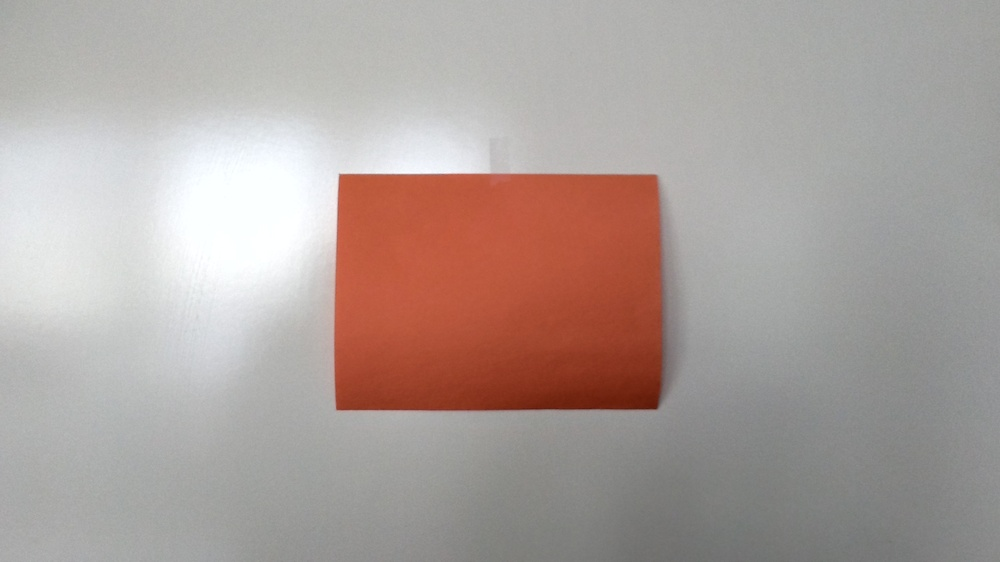
#> input picture CV Images/20181110_100506_HDR.jpg, 1000 x 562 px, shrunk from 2560 x 1440 before the run
$ jupyter execute --allow-errors 'Orange Paper.ipynb'   (shell and % lines are left out)
#> lines starting #> are read from the running program, lines starting #| are printed output that depends on the picture; after the words box and inside, x2 and y2 are one past the last pixel; in counts of white or black regions, pixels touching at a corner belong together
[cell 1]
import cv2; from cv2 import imread
import matplotlib.pyplot as plt
import numpy as np
from IPython import display
img = imread('CV Images/20181110_100506_HDR.jpg') # If the image file does not exist, there will be a confusing error. Make sure it exists!
#> img is the input picture: shape (562, 1000, 3); mean B, G, R 156.1, 160.4, 172.9
#cv2.imshow(cv2.namedWindow('results'), img) # makes named window; if commented out will result in image being shown beneath code
img = cv2.cvtColor(img, cv2.COLOR_BGR2RGB) # OpenCV sees the image in a weird format. The colors will be flipped without this; this code unflips the colors.
imgHeight, imgWidth = img.shape[:2]
#> imgHeight = 562; imgWidth = 1000
print(imgHeight, imgWidth)
#| 562 1000
#> (the rest of this cell did not finish here and is left out)

[cell 2]
orange = np.uint8([[[255, 165, 0]]])
hsvOrange = cv2.cvtColor(orange, cv2.COLOR_RGB2HSV)
hsvOrange = hsvOrange[0][0]
print(hsvOrange)

[cell 3]
imgHSV = cv2.cvtColor(img, cv2.COLOR_RGB2HSV)
#> imgHSV: shape (562, 1000, 3); mean H, S, V 41.2, 27.7, 173.9

lowerOrange = np.array([hsvOrange[0]-40, 100, 100])
upperOrange = np.array([hsvOrange[0]+40, 255, 255])

mask = cv2.inRange(imgHSV, lowerOrange, upperOrange)
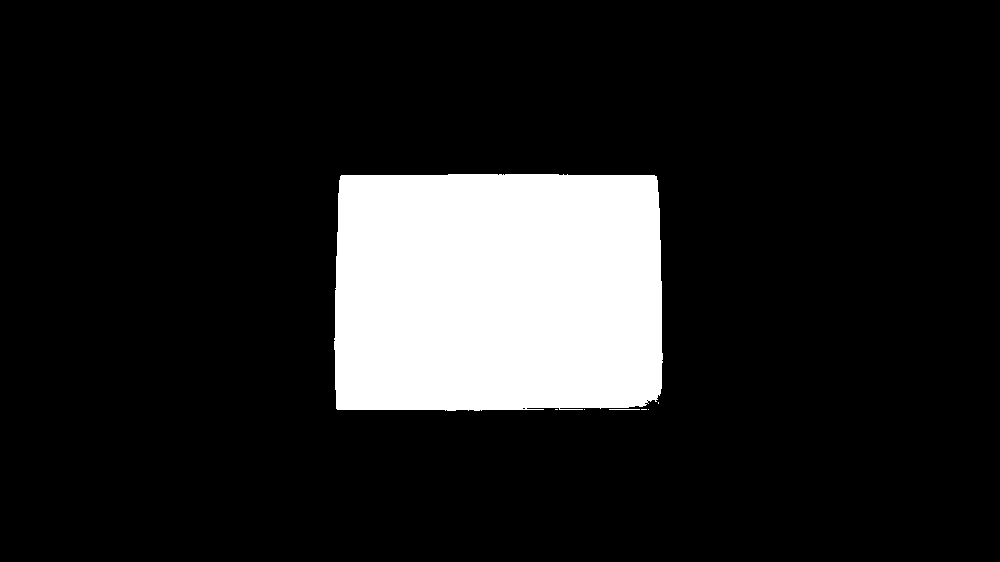
#> mask: shape (562, 1000); 13.5% white; 7 white regions (5 under 20 px), largest, box (x1, y1, x2, y2) and area: (334, 174, 663, 411) 76074, (609, 409, 640, 410) 31
print(len(mask), len(mask[0]))
#| 562 1000
plt.imshow(mask)
#> (this line was passed over: IPython is not available in this run)

[cell 4]
kernel = np.ones((5,5), np.uint8)
mask = cv2.dilate(mask, kernel, iterations=3)
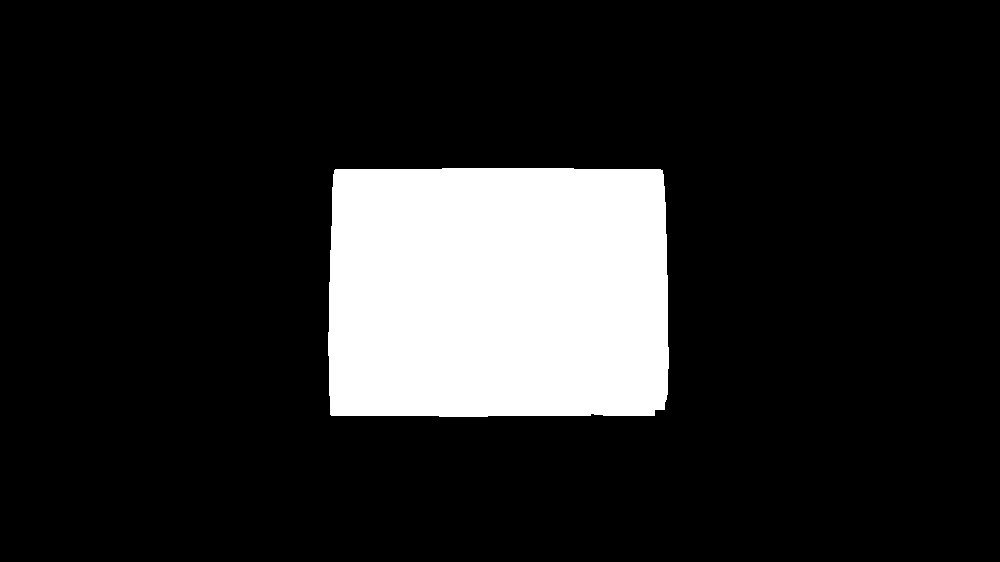
#> mask: shape (562, 1000); 14.8% white; 1 white region, box (x1, y1, x2, y2) and area: (328, 168, 669, 417) 83310
plt.imshow(mask)
#> (this line was passed over: IPython is not available in this run)

[cell 5]
imgCopy = img.copy()
res = cv2.bitwise_and(img, img, dst=imgCopy, mask=mask)
edges = cv2.Canny(imgCopy, 35, 60)
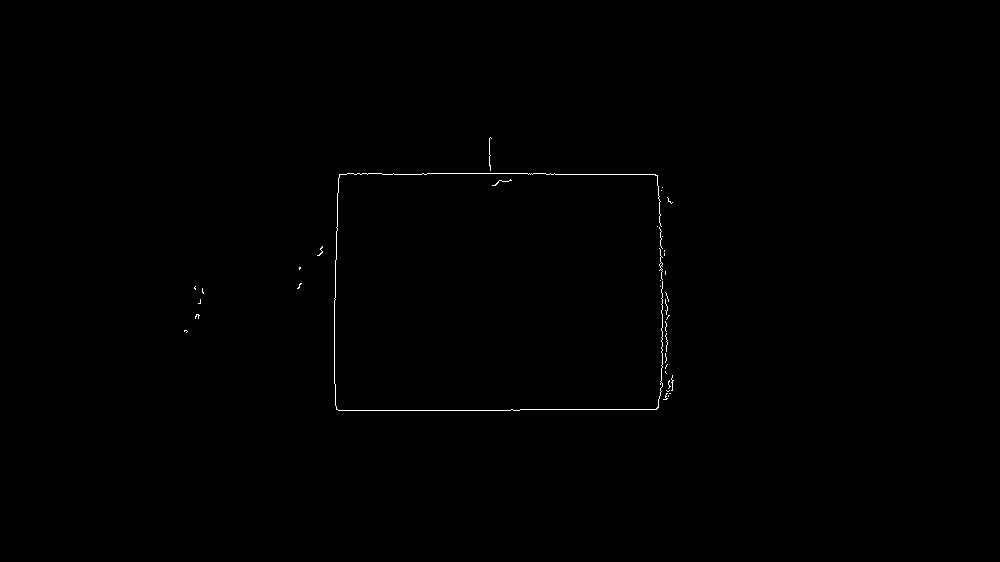
#> edges: shape (562, 1000); 0.25% white in thin lines or dots, all inside (x1, y1, x2, y2) = (184, 137, 674, 411)
lines = cv2.HoughLines(edges, 1, np.pi/180, 100)
#> lines = [[410, 1.57], [174, 1.57], [340, 0.0175], [164, 1.59]]
print(len(lines))
#| 4
x = 0
uniqueLines = [1]*len(lines)
#> uniqueLines = [1, 1, 1, 1]
uniqueToleranceRho =         50
uniqueToleranceTheta = np.pi*6/180
for lineIndex in range(len(lines)): #start with index (e.g. 0)
    line = lines[lineIndex] #find the line associated with index
    rho, theta = line[0] #find rho and theta associated with index
    for lineIndex2 in range(lineIndex+1, len(lines)):
        line2 = lines[lineIndex2]
        rho2, theta2 = line2[0]
        if abs(rho-rho2) < uniqueToleranceRho and abs(theta-theta2) < uniqueToleranceTheta:
            uniqueLines[lineIndex2] = 0
#> this loop made 4 passes
#> after the loop, uniqueLines = [1, 1, 1, 0]
#print(lines, end="\n\n\n")
print(uniqueLines)
#| [1, 1, 1, 0]
print(uniqueLines.count(1))
#| 3

lines2 = []
for i in range(len(uniqueLines)):
    if uniqueLines[i]: lines2.append(lines[i])
#> this loop made 4 passes
#> after the loop, lines2 = [[[410, 1.57]], [[174, 1.57]], [[340, 0.0175]]]

cartesianLines = []
for line in lines2:
    for rho,theta in line:
        a = np.cos(theta)
        b = np.sin(theta)
        x0 = a*rho
        y0 = b*rho
        x1 = int(x0 + imgWidth*(-b))
        y1 = int(y0 + imgHeight*(a))
        x2 = int(x0 - imgWidth*(-b))
        y2 = int(y0 - imgHeight*(a))
        print((x1, y1), (x2, y2))
        cartesianLines.append(((x1, y1), (x2, y2)))
        cv2.line(imgCopy,(x1,y1),(x2,y2),(0,0,255),5)
#> this loop made 3 passes
#| (-1000, 409) (999, 410)
#| (-1000, 173) (999, 174)
#| (322, 567) (357, -555)
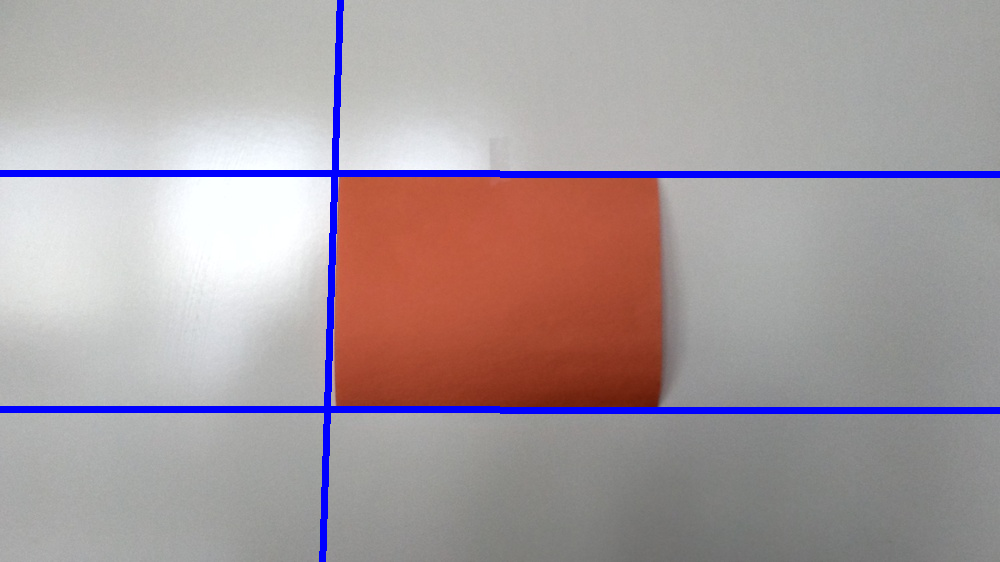
#> imgCopy: shape (562, 1000, 3); mean R, G, B 167.2, 155.1, 159
#> after the loop, cartesianLines = [((-1000, 409), (999, 410)), ((-1000, 173), (999, 174)), ((322, 567), (357, -555))]

plt.imshow(imgCopy, cmap='gray')
#> (this line was passed over: IPython is not available in this run)

[cell 6]
intersections = []
for pair1 in cartesianLines:
    for pair2 in cartesianLines:
        if pair1 == pair2: continue
        pair1Slope = (pair1[1][1]-pair1[1][0]) / (pair1[0][1] - pair1[0][0])
        pair2Slope = (pair2[1][1]-pair2[1][0]) / (pair2[0][1] - pair2[0][0])
        if pair1Slope == pair2Slope: continue
        pair1yIntercept = pair1[0][1] - (pair1Slope * pair1[0][0])
        pair2yIntercept = pair2[0][1] - (pair2Slope * pair2[0][0])
        intersectionX = (pair2yIntercept - pair1yIntercept) / (pair1Slope - pair2Slope)
        intersectionY = pair1Slope * intersectionX + pair1yIntercept
        intersections.append((intersectionX, intersectionY))
#> this loop made 3 passes
#> pair1 on passes 1 to 3: ((-1000, 409), (999, 410)), ((-1000, 173), (999, 174)), ((322, 567), (357, -555))
#> after the loop, intersections = [(-1827.2, 754.8), (537.1, -233.5), (-1827.2, 754.8), (760.5, -1065.2), (537.1, -233.5), (760.5, -1065.2)]

[cell 7]
corners = cv2.cornerHarris(np.float32(mask), 10, 7, 0.04)
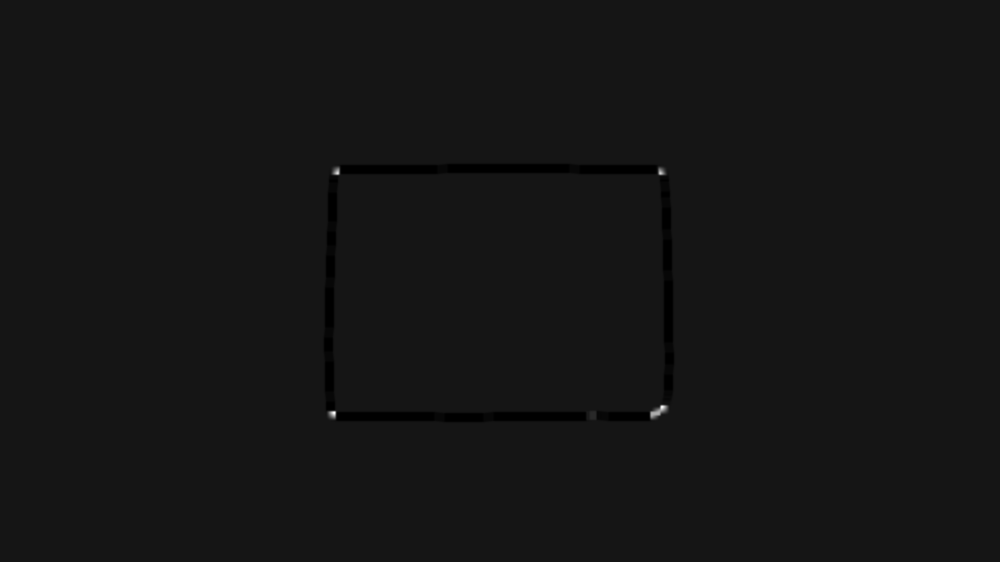
#> corners: shape (562, 1000) float32; min -1.07e+11, max 1.19e+12, mean -1.41e+09; drawn with min black and max white
corners = cv2.dilate(corners, None)
plt.imshow(corners, cmap = 'binary')
#> (this line was passed over: IPython is not available in this run)
img[corners>0.01*corners.max()] = [0, 0, 255]
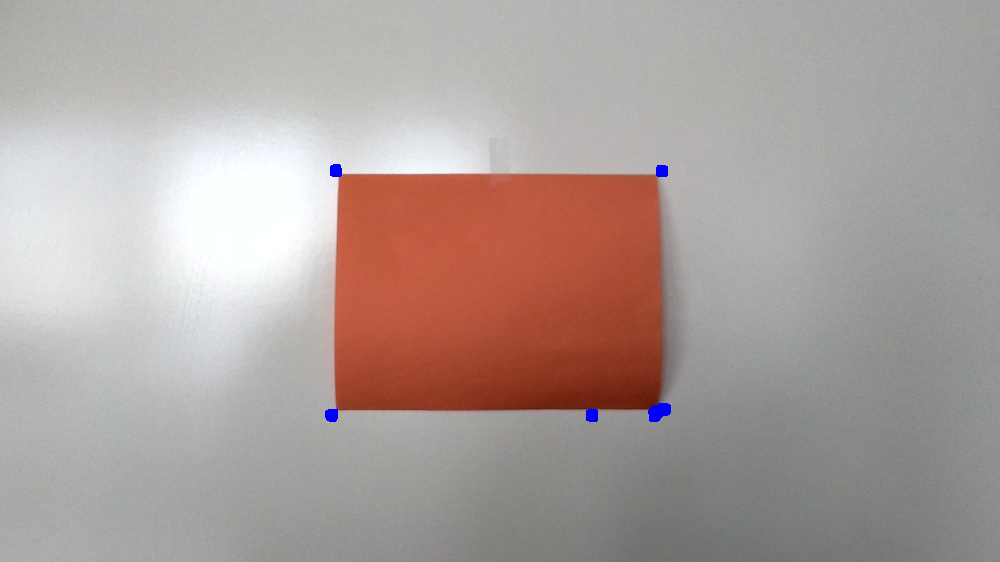
#> img: shape (562, 1000, 3); mean R, G, B 172.6, 160.2, 156.3
plt.imshow(img)
#> (this line was passed over: IPython is not available in this run)
#plt.imshow(corners.argsort()[-5:][::-1], cmap='binary')

maxIndex = corners.argmax()
#> maxIndex = 411333
print(maxIndex)
#| 411333
np.unravel_index(maxIndex, corners.shape)
#> Out = (411, 333)


#print([np.unique(val) for val in corners.argsort(axis=0)[-5:][::-1]])

How does the following work?
`[1] cornerFile = open('CV Images/_____.txt')`
1. The `open` function takes an image (plus the path to the image). It can also take other arguments if you want to write to the file. In this case, we only want to read the file, so nothing else needs to be put into the function.
2. The file is now an object.
`[2] cornerFileText = corner

[cell 8]
cornerFile = open('CV Images/20181110_100506_HDR.txt')
#> (reads CV Images/20181110_100506_HDR.txt from the repository)
